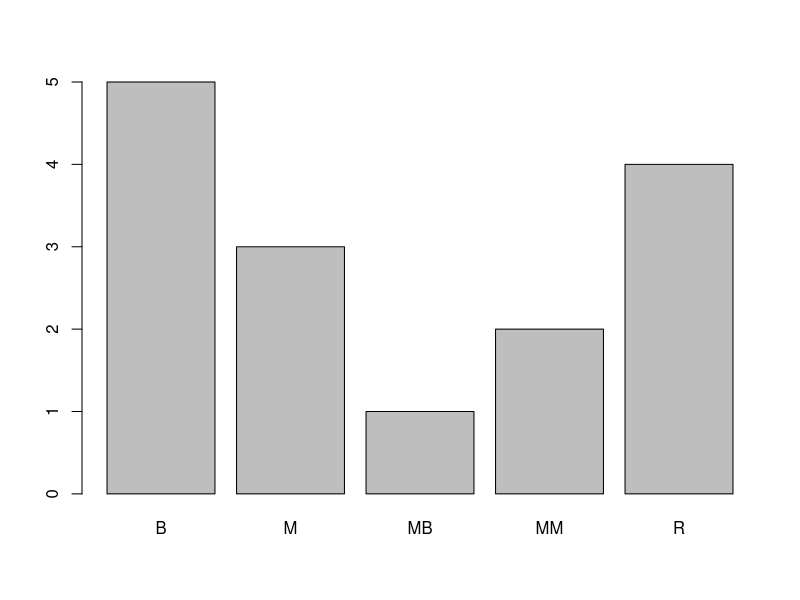
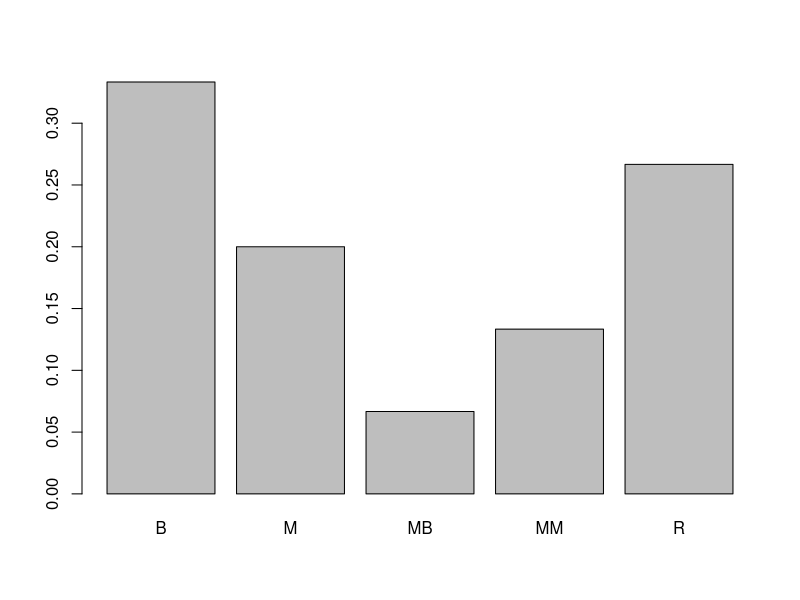
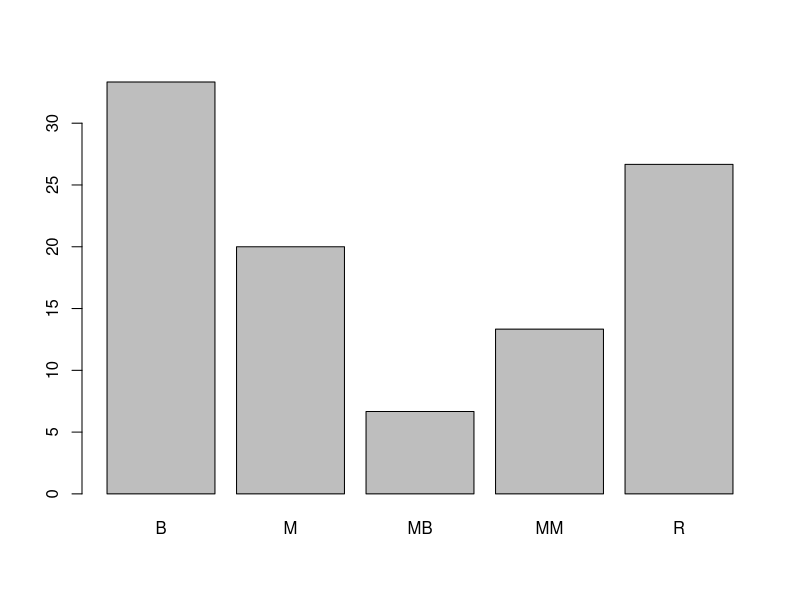
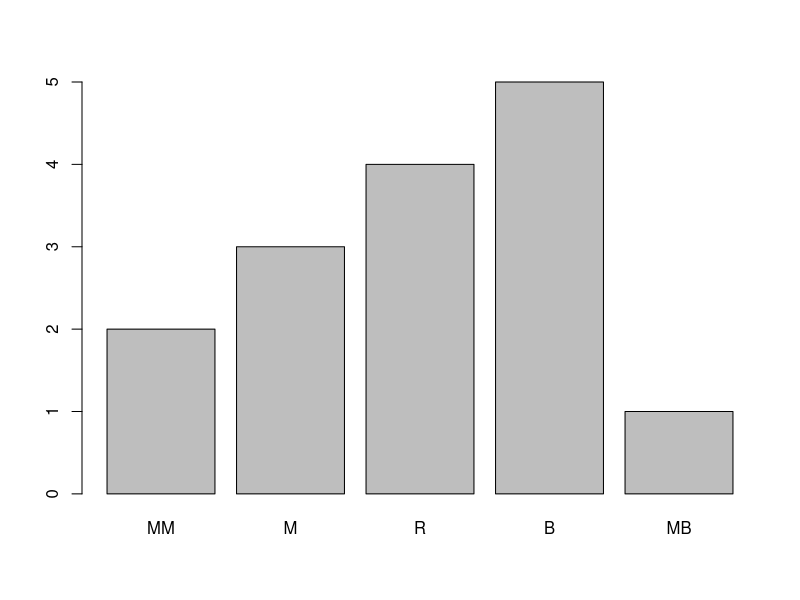
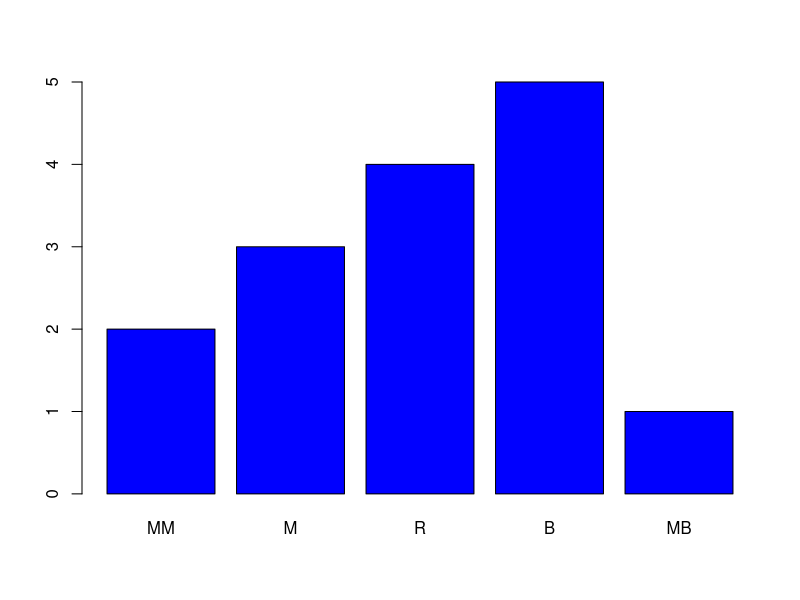
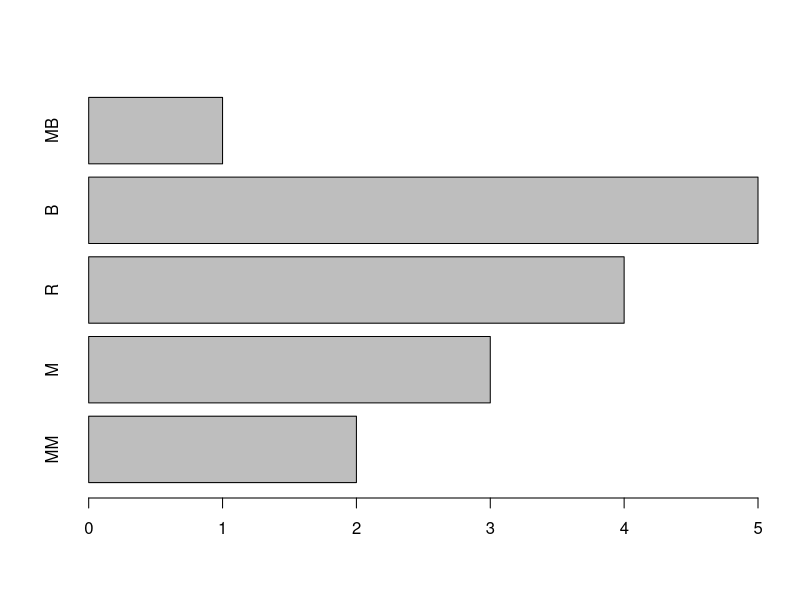
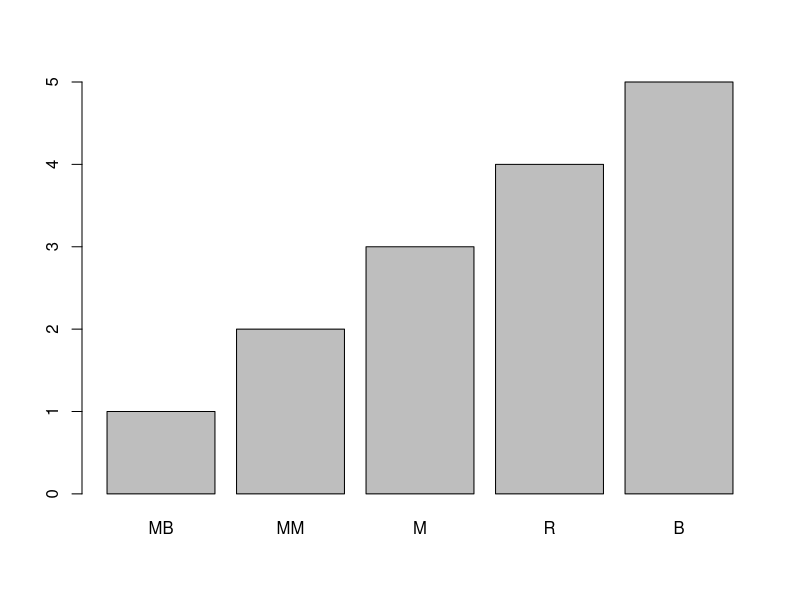
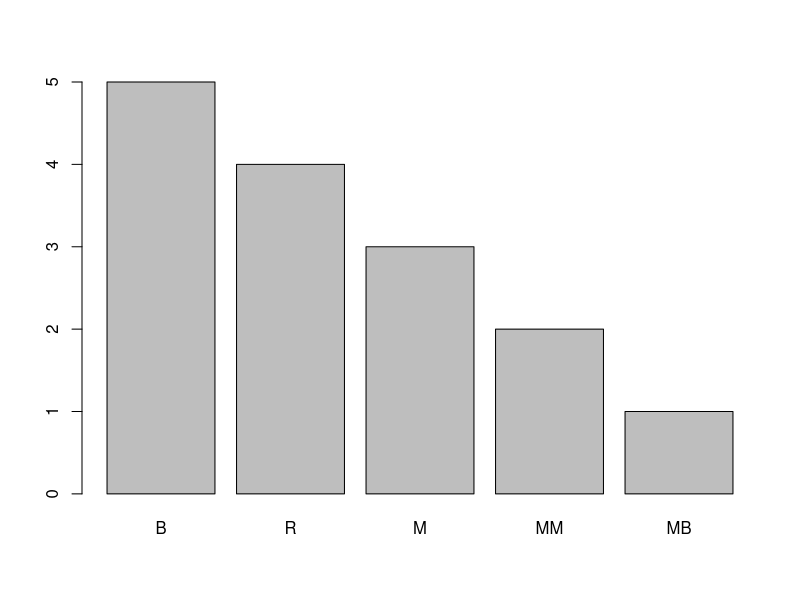

R code for these plots, in order:
# Ejemplo del Prof. Francisco Leiva en clase 1 del módulo 2:
# 15 respuestas en un encuesta sobre la calidad de un servicio
respuestas_largas <- c("bueno", "malo", "muy malo", "bueno", "muy bueno", 
                       "regular",  "malo", "regular","muy malo", "regular",
                       "bueno", "regular", "bueno", "bueno", "malo")

table(respuestas_largas)

# Es más conveniente, al menos en algunos pasos, trabajar con nombres más cortos
# como los usados en el video
respuestas <- c("B", "M", "MM", "B", "MB", "R", "M", "R","MM", "R",
                "B", "R", "B", "B", "M")

# frecuencias: 
# table para frecuencia absoluta
# table y después prop.table para frecuencia relativa
# multiplicar por 100 el resultado de prop.table para frecuencia porcentual

tab_res <- table(respuestas)
barplot(tab_res)

prop_tab_res <- prop.table(tab_res)
prop_tab_res
barplot(prop_tab_res)

perc_tab_res <- prop_tab_res * 100
perc_tab_res
barplot(perc_tab_res)

respuestas <- factor(respuestas, 
                        levels = c("MM", "M", "R", "B", "MB"),
                        ordered = TRUE)
tab_res <- table(respuestas)
barplot(tab_res)

barplot(tab_res, col = "blue")

barplot(tab_res, horiz = TRUE)

barplot(sort(tab_res))

barplot(sort(tab_res, decreasing = TRUE))


# https://www.rdocumentation.org/packages/graphics/versions/3.6.2/topics/barplot
# https://www.statmethods.net/graphs/bar.html
# http://www.sthda.com/english/wiki/bar-plots-r-base-graphs